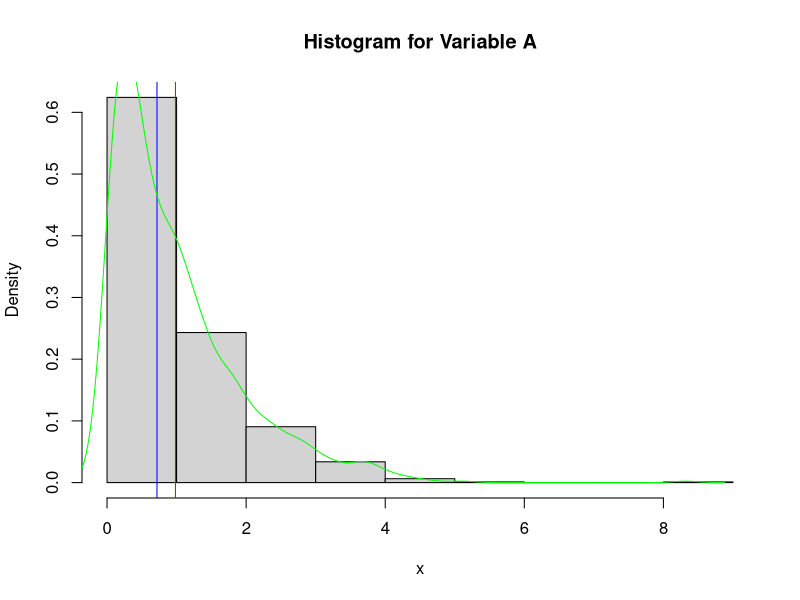
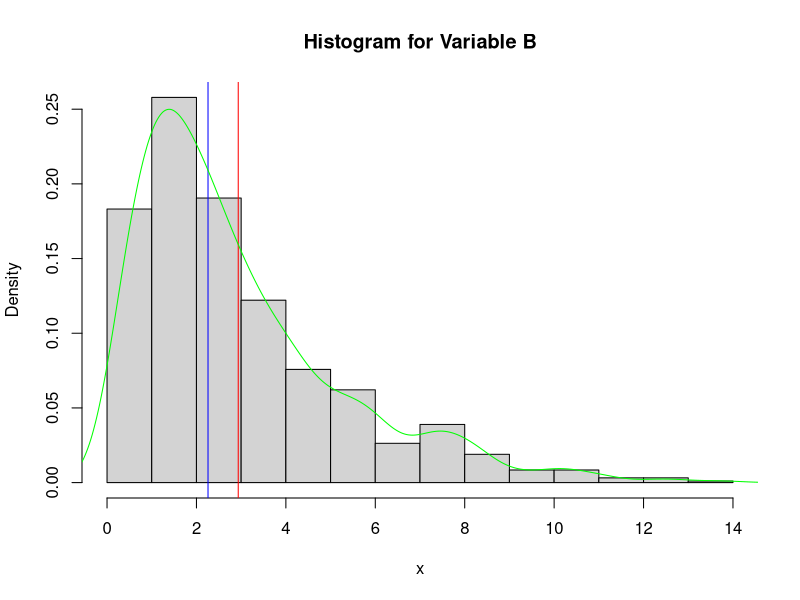
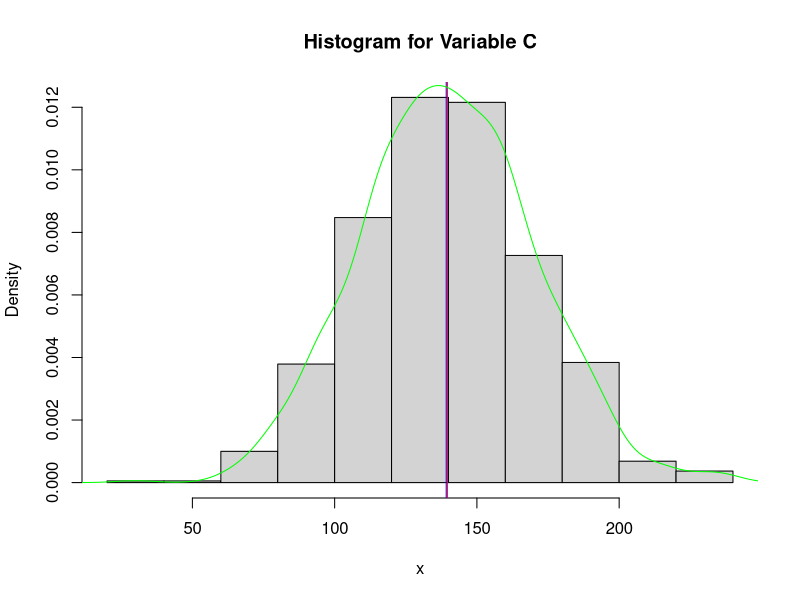
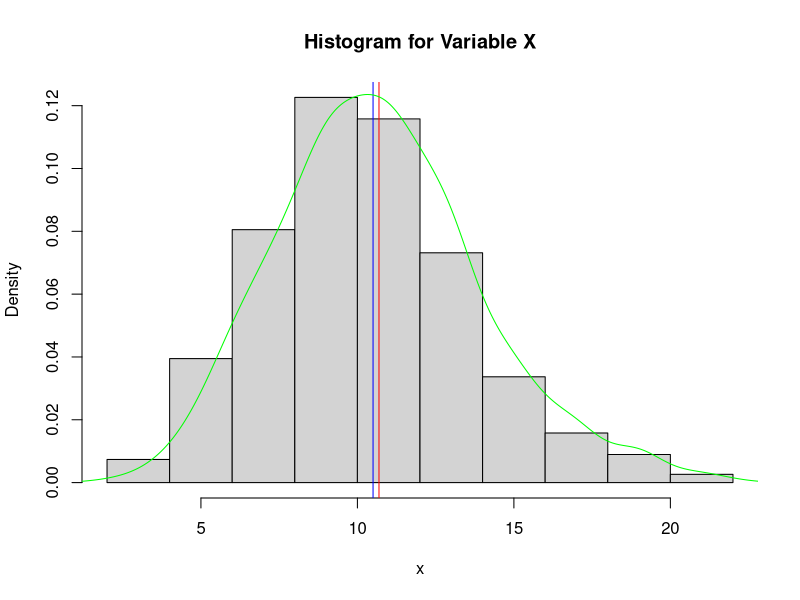
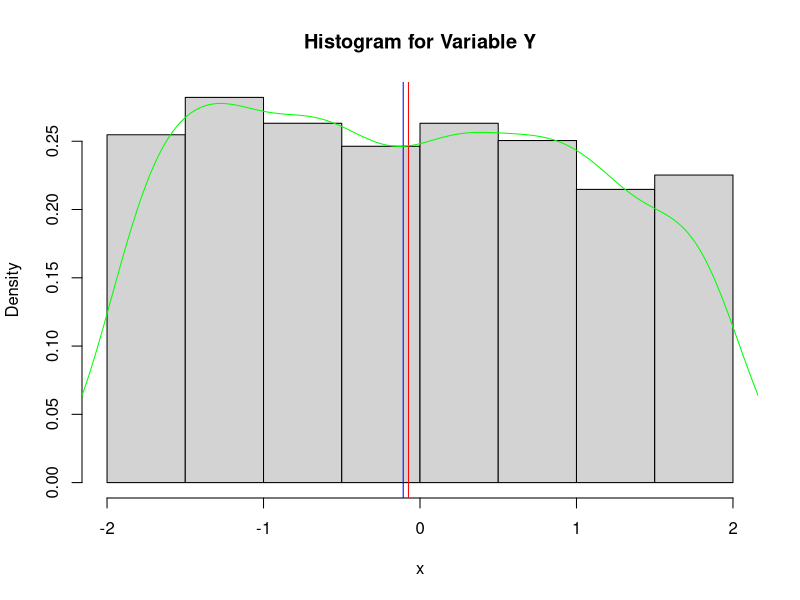
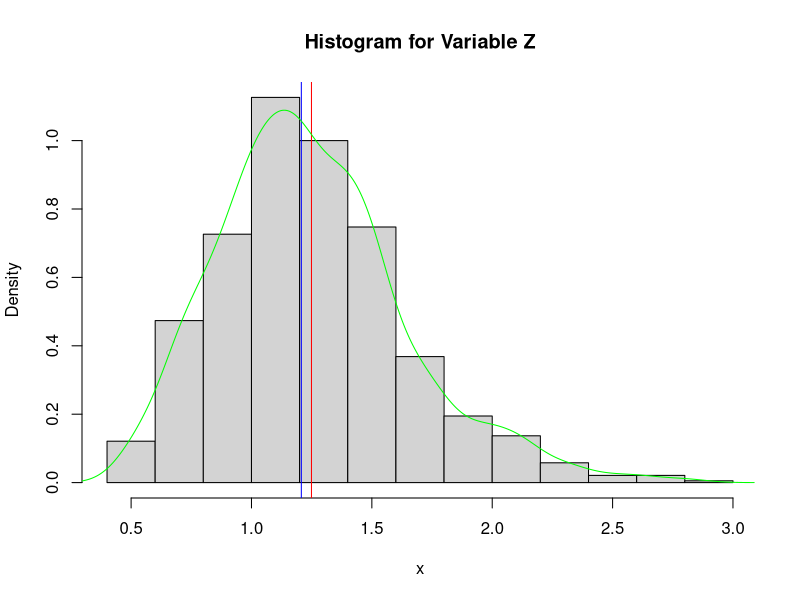
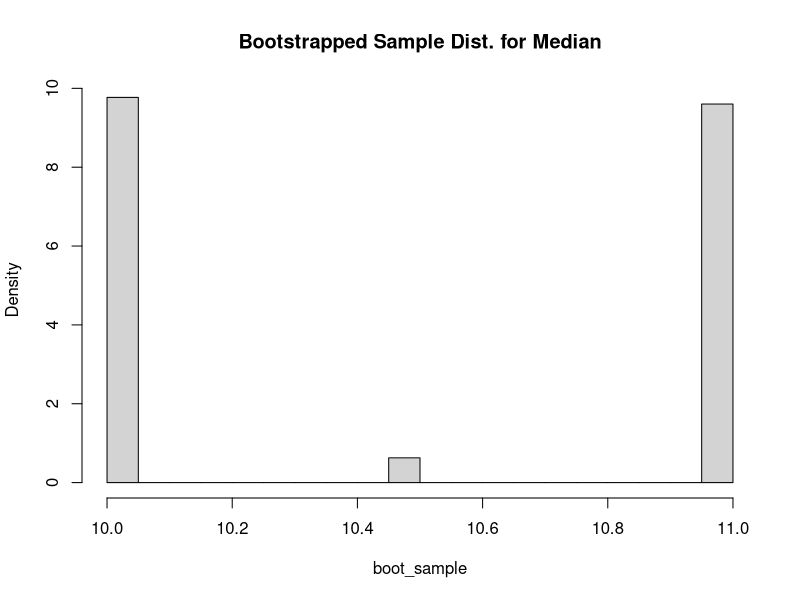

Recreate these plots in R, in order.
## ---- chunk 1
knitr::opts_chunk$set(echo = TRUE)
## ---- chunk 2
HmwData = read.csv("homework3Data.csv")
## ---- chunk 3

hist(HmwData$A, xlab = "x", main = "Histogram for Variable A", prob = TRUE)
abline(v =mean(HmwData$A), col="red")
abline(v = median(HmwData$A), col = "blue")
lines(density(HmwData$A), col = "green")

hist(HmwData$B, xlab = "x", main = "Histogram for Variable B", prob = TRUE)
abline(v =mean(HmwData$B), col="red")
abline(v = median(HmwData$B), col = "blue")
lines(density(HmwData$B), col = "green")

hist(HmwData$C, xlab = "x", main = "Histogram for Variable C", prob = TRUE)
abline(v =mean(HmwData$C), col="red")
abline(v = median(HmwData$C), col = "blue")
lines(density(HmwData$C), col = "green")

hist(HmwData$X, xlab = "x", main = "Histogram for Variable X", prob = TRUE)
abline(v =mean(HmwData$X), col="red")
abline(v = median(HmwData$X), col = "blue")
lines(density(HmwData$X), col = "green")

hist(HmwData$Y, xlab = "x", main = "Histogram for Variable Y", prob = TRUE)
abline(v =mean(HmwData$Y), col="red")
abline(v = median(HmwData$Y), col = "blue")
lines(density(HmwData$Y), col = "green")

hist(HmwData$Z, xlab = "x", main = "Histogram for Variable Z", prob = TRUE)
abline(v =mean(HmwData$Z), col="red")
abline(v = median(HmwData$Z), col = "blue")
lines(density(HmwData$Z), col = "green")
## ---- chunk 4
std = sd(HmwData$C)

sixtyeight = c((mean(HmwData$C)-std), (mean(HmwData$C)+std))
sixtyeight

ninetyfive = c((mean(HmwData$C)-(2*std)), (mean(HmwData$C)+(2*std)))
ninetyfive

ninetynine = c((mean(HmwData$C)-(3*std)), (mean(HmwData$C)+(3*std)))
ninetynine


## ---- chunk 5
quantile(HmwData$C, c(.16,.84))
quantile(HmwData$C, c(0.025, 0.975))
quantile(HmwData$C, c(0.0015, 0.9985))
## ---- chunk 6
xbar = mean(HmwData$C)
qnorm(c(0.16, 0.84), xbar, std )
qnorm(c(0.025, 0.975), xbar, std )
qnorm(c(0.0015, 0.9985), xbar, std )
## ---- chunk 7
mean(HmwData$C)

n = length(HmwData$C)

std/sqrt(n)
qnorm(c(.06,0.94))
xbar - qnorm(.94)*std/sqrt(n)
xbar + qnorm(0.94)*std/sqrt(n)
## ---- chunk 8
library(dplyr)

names = starwars$name
## ---- chunk 9
nchar(names[5])

nchar(names[20])

nchar(names[34])
## ---- chunk 10
num_char = numeric()
i = 0
n1 = length(names)

for(i in 1:n1){
  num_char[i] = nchar(names[i])
  i = i+1
  
}
## ---- chunk 11
num_char = sapply(names, nchar)
## ---- chunk 12
boot_sample = numeric()
i = 0
for(i in 1:10000){
boot_sample[i] = median(sample(HmwData$X, 600, replace = TRUE))
i = i+1
}
## ---- chunk 13
hist(boot_sample, main = "Bootstrapped Sample Dist. for Median", prob = TRUE)

## ---- chunk 14
mean(boot_sample)

## ---- chunk 15

quantile(boot_sample, c(0.025,0.975))

